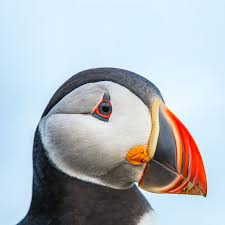
#> input picture Bayer Filter, Dithering and Geometric Operations/bird.jpeg, 225 x 225 px
$ python A3_Part_3.py
#> lines starting #> are read from the running program, lines starting #| are printed output that depends on the picture
# Import libraries
from skimage import io
import matplotlib.pyplot as plt
import numpy as np
from skimage.transform import warp, AffineTransform

def read_image():
    original_img = io.imread('bird.jpeg')
#> original_img is the input picture: shape (225, 225, 3); mean R, G, B 178.5, 184.6, 190.8
    return original_img


def calculate_trans_mat(image):
    """
    return translation matrix that shifts center of image to the origin and its inverse
    """
    rows, cols = image.shape[:2]

    tx = cols / 2
    ty = rows / 2

    trans_mat = np.array([[1, 0, -tx],
                          [0, 1, -ty],
                          [0, 0, 1]])

    trans_mat_inv = np.linalg.inv(trans_mat)

    return trans_mat, trans_mat_inv


def rotate_image(image):
    ''' rotate and return image '''
    h, w = image.shape[:2]
    trans_mat, trans_mat_inv = calculate_trans_mat(image)

    # TODO: determine angle and create Tr
    angle = 75
    angle_rad = np.radians(angle)
    Tr = np.array([[np.cos(angle_rad), -np.sin(angle_rad), 0],
                [np.sin(angle_rad), np.cos(angle_rad), 0],
                [0, 0, 1]])

    # Combine the translation matrix with the rotation matrix
    Tr_combined = np.dot(trans_mat_inv, np.dot(Tr, trans_mat))

    out_img = np.zeros_like(image)
    for out_y in range(h):
        for out_x in range(w):
            # TODO: find input pixel location from output pixel ocation and inverse transform matrix, copy over value from input location to output location
            input_coords = np.dot(Tr_combined, np.array([out_x, out_y, 1]))
            in_x, in_y = input_coords[:2]

            if 0 <= in_x < w and 0 <= in_y < h:
                out_img[out_y, out_x] = image[int(in_y), int(in_x)]

    return out_img, Tr


def scale_image(image):
    ''' scale image and return '''
    # TODO: implement this function, similar to above
    out_img = np.zeros_like(image)

    h, w = image.shape[:2]
    trans_mat, trans_mat_inv = calculate_trans_mat(image)

    scale_factor_x = 1 / 1.5
    scale_factor_y = 1 / 2.5

    Ts = np.array([[scale_factor_x, 0, 0],
                   [0, scale_factor_y, 0],
                   [0, 0, 1]])

    Ts_combined = np.dot(trans_mat_inv, np.dot(Ts, trans_mat))

    for out_y in range(h):
        for out_x in range(w):
            # Find input pixel location from output pixel location and combined transform matrix
            input_coords = np.dot(Ts_combined, np.array([out_x, out_y, 1]))
            in_x, in_y = input_coords[:2]

            # Check if the transformed coordinates are within the bounds of the original image
            if 0 <= in_x < w and 0 <= in_y < h:
                out_img[out_y, out_x] = image[int(in_y), int(in_x)]

    return out_img, Ts


def skew_image(image):
    ''' Skew image and return '''
    # TODO: implement this function like above
    out_img = np.zeros_like(image)
    h, w = image.shape[:2]

    trans_mat, trans_mat_inv = calculate_trans_mat(image)

    skew_param = -0.2
    Tskew = np.array([[1, skew_param, 0],
                      [skew_param, 1, 0],
                      [0, 0, 1]])

    Tskew_combined = np.dot(trans_mat_inv, np.dot(Tskew, trans_mat))

    for out_y in range(h):
        for out_x in range(w):
            input_coords = np.dot(Tskew_combined, np.array([out_x, out_y, 1]))
            in_x, in_y = input_coords[:2]

            if 0 <= in_x < w and 0 <= in_y < h:
                out_img[out_y, out_x] = image[int(in_y), int(in_x)]

    return out_img, Tskew


def combined_warp(image):
    # Get transformation matrices for rotation, scaling, and skew
    _, Tr = rotate_image(image)
    _, Ts = scale_image(image)
    _, Tskew = skew_image(image)

    # Combine the transformation matrices
    Tc = np.dot(Tskew, np.dot(Tr, Ts))

    # Apply the combined transformation to the image
    out_img = np.zeros_like(image)
    h, w = image.shape[:2]
    trans_mat, trans_mat_inv = calculate_trans_mat(image)

    Tcombined = np.dot(trans_mat_inv, np.dot(Tc, trans_mat))

    for out_y in range(h):
        for out_x in range(w):
            # Find input pixel location from output pixel location and combined transform matrix
            input_coords = np.dot(Tcombined, np.array([out_x, out_y, 1]))
            in_x, in_y = map(int, input_coords[:2])

            # Check if the transformed coordinates are within the bounds of the original image
            if 0 <= in_x < w and 0 <= in_y < h:
                out_img[out_y, out_x] = image[in_y, in_x]

    return out_img, Tc


def combined_warp_biinear(image):
    ''' perform the combined warp with bilinear interpolation using skimage.transform.warp '''
    # Get transformation matrices for rotation, scaling, and skew
    _, Tr = rotate_image(image)
    _, Ts = scale_image(image)
    _, Tskew = skew_image(image)

    Tc = np.dot(Tskew, np.dot(Tr, Ts))

    # Combine the transformation matrices
    out_img = np.zeros_like(image)
    trans_mat, trans_mat_inv = calculate_trans_mat(image)

    Tcombined = np.dot(trans_mat_inv, np.dot(Tc, trans_mat))

    combined_transform = AffineTransform(matrix=Tcombined)

    # Apply the combined transformation to the image using bilinear interpolation
    out_img = warp(image, inverse_map=combined_transform, order=1, mode='constant', cval=0, output_shape=image.shape, preserve_range=True)

    return out_img


if __name__ == "__main__":
    image = read_image()
    plt.imshow(image), plt.title("Oiginal Image"), plt.show()

    rotated_img, _ = rotate_image(image)
#> in rotate_image, `trans_mat, trans_mat_inv = calculate_trans_mat(image)`: trans_mat = [[1, 0, -112.5], [0, 1, -112.5], [0, 0, 1]]; trans_mat_inv = [[1, 0, 112.5], [0, 1, 112.5], [0, 0, 1]]
#> in rotate_image, `Tr_combined = np.dot(trans_mat_inv, np.dot(Tr, trans_mat))`: Tr_combined = [[0.259, -0.966, 192], [0.966, 0.259, -25.28], [0, 0, 1]]
#> after the loop in rotate_image, `for out_y in range(h):`:
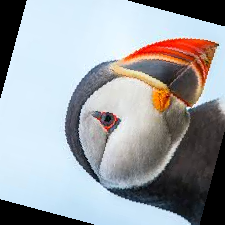
#> out_img: shape (225, 225, 3); mean R, G, B 157.4, 161.2, 165.8
    plt.figure(figsize=(15,5))
    plt.subplot(131),plt.imshow(rotated_img), plt.title("Rotated Image")

    scaled_img, _ = scale_image(image)
#> in scale_image, `trans_mat, trans_mat_inv = calculate_trans_mat(image)`: trans_mat = [[1, 0, -112.5], [0, 1, -112.5], [0, 0, 1]]; trans_mat_inv = [[1, 0, 112.5], [0, 1, 112.5], [0, 0, 1]]
#> in scale_image, `Ts_combined = np.dot(trans_mat_inv, np.dot(Ts, trans_mat))`: Ts_combined = [[0.667, 0, 37.5], [0, 0.4, 67.5], [0, 0, 1]]
#> after the loop in scale_image, `for out_y in range(h):`:
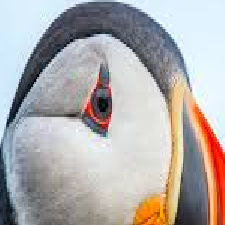
#> out_img: shape (225, 225, 3); mean R, G, B 176.7, 172.5, 171.6
    plt.subplot(132),plt.imshow(scaled_img), plt.title("Scaled Image")

    skewed_img, _ = skew_image(image)
#> in skew_image, `trans_mat, trans_mat_inv = calculate_trans_mat(image)`: trans_mat = [[1, 0, -112.5], [0, 1, -112.5], [0, 0, 1]]; trans_mat_inv = [[1, 0, 112.5], [0, 1, 112.5], [0, 0, 1]]
#> in skew_image, `Tskew_combined = np.dot(trans_mat_inv, np.dot(Tskew, trans_mat))`: Tskew_combined = [[1, -0.2, 22.5], [-0.2, 1, 22.5], [0, 0, 1]]
#> after the loop in skew_image, `for out_y in range(h):`:
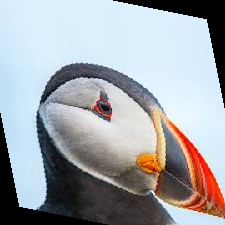
#> out_img: shape (225, 225, 3); mean R, G, B 160.5, 164.2, 168.8
    plt.subplot(133),plt.imshow(skewed_img), plt.title("Skewed Image"), plt.show()
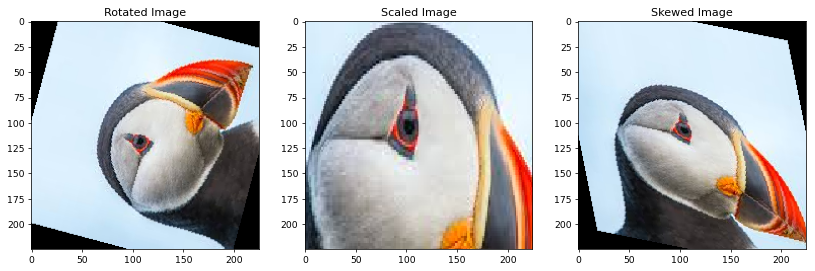
#> figure drawn by matplotlib, 3 panels

    combined_warp_img, _ = combined_warp(image)
#> in combined_warp, `_, Tr = rotate_image(image)`: Tr = [[0.259, -0.966, 0], [0.966, 0.259, 0], [0, 0, 1]]
#> in combined_warp, `_, Ts = scale_image(image)`: Ts = [[0.667, 0, 0], [0, 0.4, 0], [0, 0, 1]]
#> in combined_warp, `_, Tskew = skew_image(image)`: Tskew = [[1, -0.2, 0], [-0.2, 1, 0], [0, 0, 1]]
#> in combined_warp, `Tc = np.dot(Tskew, np.dot(Tr, Ts))`: Tc = [[0.0438, -0.407, 0], [0.609, 0.181, 0], [0, 0, 1]]
#> in combined_warp, `trans_mat, trans_mat_inv = calculate_trans_mat(image)`: trans_mat = [[1, 0, -112.5], [0, 1, -112.5], [0, 0, 1]]; trans_mat_inv = [[1, 0, 112.5], [0, 1, 112.5], [0, 0, 1]]
#> in combined_warp, `Tcombined = np.dot(trans_mat_inv, np.dot(Tc, trans_mat))`: Tcombined = [[0.0438, -0.407, 153.4], [0.609, 0.181, 23.6], [0, 0, 1]]
#> after the loop in combined_warp, `for out_y in range(h):`:
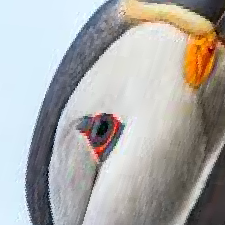
#> out_img: shape (225, 225, 3); mean R, G, B 171.7, 170.3, 168
    plt.figure(figsize=(10,5))
    plt.subplot(121),plt.imshow(combined_warp_img), plt.title("Combined Warp Image")

    combined_warp_biliear_img = combined_warp_biinear(image)
#> in combined_warp_biinear, `_, Tr = rotate_image(image)`: Tr = [[0.259, -0.966, 0], [0.966, 0.259, 0], [0, 0, 1]]
#> in combined_warp_biinear, `_, Ts = scale_image(image)`: Ts = [[0.667, 0, 0], [0, 0.4, 0], [0, 0, 1]]
#> in combined_warp_biinear, `_, Tskew = skew_image(image)`: Tskew = [[1, -0.2, 0], [-0.2, 1, 0], [0, 0, 1]]
#> in combined_warp_biinear, `trans_mat, trans_mat_inv = calculate_trans_mat(image)`: trans_mat = [[1, 0, -112.5], [0, 1, -112.5], [0, 0, 1]]; trans_mat_inv = [[1, 0, 112.5], [0, 1, 112.5], [0, 0, 1]]
#> in combined_warp_biinear, `out_img = warp(image, inverse_map=combined_transform, order=1, mode='c..`:
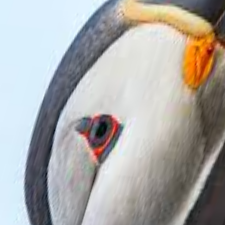
#> out_img: shape (225, 225, 3) float64; mean R, G, B 171.2, 169.6, 167.3
    plt.subplot(122),plt.imshow(combined_warp_biliear_img.astype(np.uint8)), plt.title("Combined Warp Image with Bilinear Interpolation"),plt.show()
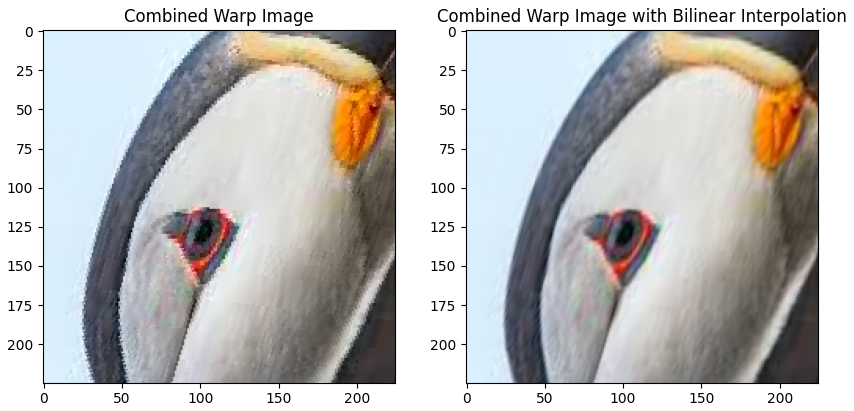
#> figure drawn by matplotlib, 2 panels
